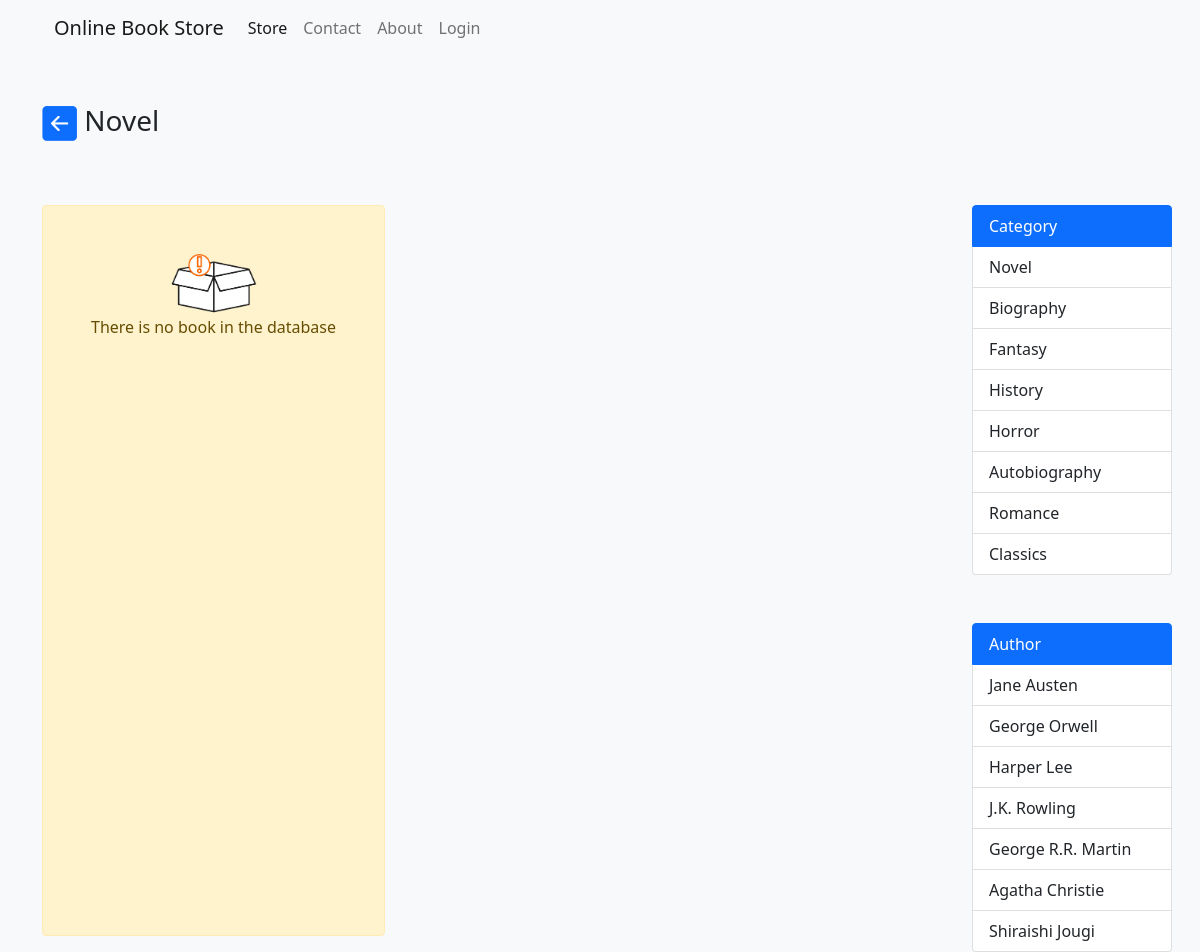
/category.php?id=1, run on the app's committed database.
### tables this page shows
CREATE TABLE `categories` (
  `id` int(11) NOT NULL,
  `name` varchar(255) NOT NULL
);

CREATE TABLE `authors` (
  `id` int(11) NOT NULL,
  `name` varchar(255) NOT NULL
);

### php/func-category.php (called while the page is built)
<?php
function get_all_categories($con){
   $sql  = "SELECT * FROM categories";
   $stmt = $con->prepare($sql);
   $stmt->execute();
   if ($stmt->rowCount() > 0) {
   	  $categories = $stmt->fetchAll();
   }else {
      $categories = 0;
   }
   return $categories;
}
function get_category($con, $id){
   $sql  = "SELECT * FROM categories WHERE id=?";
   $stmt = $con->prepare($sql);
   $stmt->execute([$id]);
   if ($stmt->rowCount() > 0) {
   	  $category = $stmt->fetch();
   }else {
      $category = 0;
   }
   return $category;
}

### php/func-book.php (called while the page is built, shortened)
<?php
function get_books_by_category($con, $id){
   $sql  = "SELECT * FROM books WHERE category_id=?";
   $stmt = $con->prepare($sql);
   $stmt->execute([$id]);
   if ($stmt->rowCount() > 0) {
        $books = $stmt->fetchAll();
   }else {
      $books = 0;
   }
   return $books;
}

### php/func-author.php (called while the page is built, shortened)
<?php
function get_all_author($con){
   $sql  = "SELECT * FROM authors";
   $stmt = $con->prepare($sql);
   $stmt->execute();
   if ($stmt->rowCount() > 0) {
   	  $authors = $stmt->fetchAll();
   }else {
      $authors = 0;
   }
   return $authors;
}

### category.php (the view, shortened to what this page needs)
<?php
$id = $_GET['id'];
include "db_conn.php";
include "php/func-book.php";
$books = get_books_by_category($conn, $id);
include "php/func-author.php";
$authors = get_all_author($conn);
include "php/func-category.php";
$categories = get_all_categories($conn);
$current_category = get_category($conn, $id);
 ?>
<!DOCTYPE html>
<html lang="en">
<head>
	<link href="https://cdn.jsdelivr.net/npm/bootstrap@5.1.1/dist/css/bootstrap.min.css" rel="stylesheet">
    <link rel="stylesheet" href="css/style.css">
</head>
<body class="bg-light">
	<div class="container">
		<nav class="navbar navbar-expand-lg navbar-light bg-light">
		  <div class="container-fluid">
		    <a class="navbar-brand" href="index.php">Online Book Store</a>
		    <div class="collapse navbar-collapse"
		         id="navbarSupportedContent">
		      <ul class="navbar-nav me-auto mb-2 mb-lg-0">
		        <li class="nav-item">
		          <a class="nav-link active"
		             aria-current="page"
		             href="index.php">Store</a>
		        </li>
		        <li class="nav-item">
		          <a class="nav-link"
		             href="#">Contact</a>
		        </li>
		        <li class="nav-item">
		          <a class="nav-link"
		             href="#">About</a>
		        </li>
		        <li class="nav-item">
		          <?php if (isset($_SESSION['user_id'])) {?>
		          	<a class="nav-link"
		             href="admin.php">Admin</a>
		          <?php }else{ ?>
		          <a class="nav-link"
		             href="login.php">Login</a>
		          <?php } ?>
		        </li>
		      </ul>
		    </div>
		  </div>
		</nav>
		<h1 class="display-4 fs-3 my-5">
			<a href="index.php"
			   class="nd">
				<img src="img/back-arrow.PNG"
				     width="35">
			</a>
		   <?=$current_category['name']?>
		</h1>
		<div class="d-flex pt-3">
			<?php if ($books == 0){ ?>
				<div class="alert alert-warning
        	            text-center p-5"
        	     role="alert">
        	     <img src="img/empty.png"
        	          width="100">
        	     <br>
			    There is no book in the database
		       </div>
		<?php } ?>
			<div class="col-lg-2 ms-auto">
				<div class="category">
					<div class="list-group">
						<?php if ($categories == 0){
						}else{ ?>
						<a href="#"
						class="list-group-item list-group-item-action active">Category</a>
						<?php foreach ($categories as $category ) {?>
						<a href="category.php?id=<?=$category['id']?>"
							class="list-group-item list-group-item-action">
							<?=$category['name']?></a>
						<?php } } ?>
					</div>
					<div class="list-group mt-5">
						<?php if ($authors == 0){
						}else{ ?>
						<a href="#"
						class="list-group-item list-group-item-action active">Author</a>
						<?php foreach ($authors as $author ) {?>
						<a href="author.php?id=<?=$author['id']?>"
							class="list-group-item list-group-item-action">
							<?=$author['name']?></a>
						<?php } } ?>
					</div>
				</div>
			</div>
		</div>
	</div>
</body>
</html>

### css/style.css (style rules this page uses)
.category .list-group { width: 200px; }
.nd { text-decoration: none; }

### data on the page
categories: name "Novel"
categories: name "Biography"
categories: name "Fantasy"
categories: name "History"
categories: name "Horror"
categories: name "Autobiography"
categories: name "Romance"
categories: name "Classics"
authors: name "Jane Austen"
authors: name "George Orwell"
authors: name "Harper Lee"
authors: name "J.K. Rowling"
authors: name "George R.R. Martin"
authors: name "Agatha Christie"
authors: name "Shiraishi Jougi"
